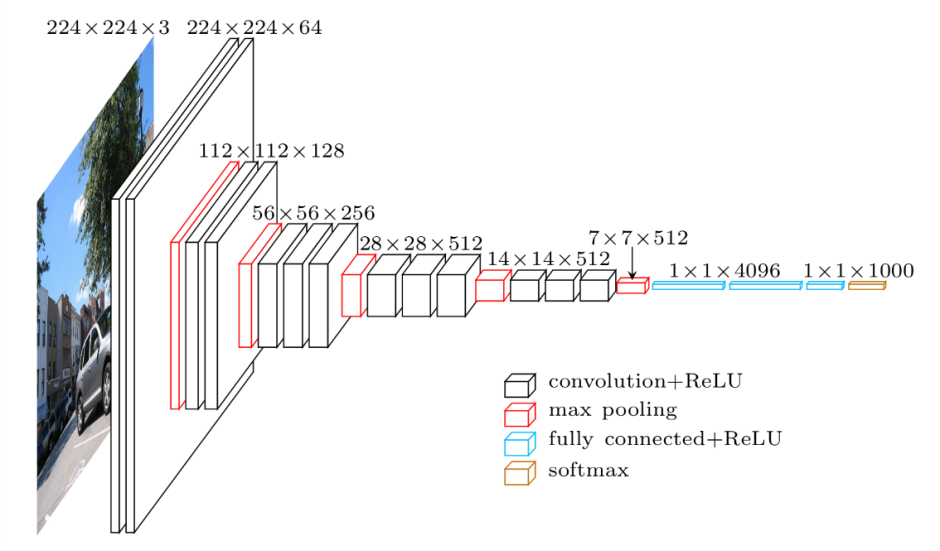
#> input picture Image/cnn.png, 940 x 551 px, found by its file name
$ python code5.py
#> lines starting #> are read from the running program, lines starting #| are printed output that depends on the picture; after the words box and inside, x2 and y2 are one past the last pixel; in counts of white or black regions, pixels touching at a corner belong together
import cv2 as cv

import numpy as np

img = cv.imread("Image/cnn.png")
#> img is the input picture: shape (551, 940, 3); mean B, G, R 240.8, 239.9, 239.7
"""
# blurring

# Averaging
average = cv.blur(img, (7,7))
cv.imshow('Average Blur', average)

# gaussian blur (it appear less bulr then averaging)
gauss = cv.GaussianBlur(img, (7,7), 0)
cv.imshow("GaussianBlur", gauss)

#  Median Blur (it appear less blur then above)
median = cv.medianBlur(img,3)
cv.imshow("Median Blur", median)

# Bilateral (it used more, not tradtiontal)
bilaterial = cv.bilateralFilter(img,10, 35, 25)
cv.imshow("Bilateral Filter",bilaterial) """
"""
blank = np.zeros((400,400), dtype = 'uint8')

rectangle = cv.rectangle(blank.copy(), (30, 30), (370,370), 255, -1)
circle = cv.circle(blank.copy(), (200, 200), 200, 255, -1)
cv.imshow('Rectangle', rectangle)
cv.imshow('Circle', circle)


    # also explain what will happend in .copy removed or what is that doing

# bit wise .append()
bitwise_and = cv.bitwise_and(rectangle ,circle) # intersecting region
cv.imshow('bitwise_and', bitwise_and)

bitwise_or = cv.bitwise_or(rectangle ,circle ) # non intersecting + intersectiong
cv.imshow('bitwise_or', bitwise_or)

bitwise_xor = cv.bitwise_xor(rectangle ,circle ) # non intersectin
cv.imshow('bitwise_xor', bitwise_xor)

bitwise_not = cv.bitwise_not(rectangle ) # invert  colours
cv.imshow('bitwise_not', bitwise_not) """

# masking

blank = np.zeros(img.shape[:2] , dtype='uint8')
# cv.imshow('Blank image',blank)
"""
mask = cv.circle(blank ,( img.shape[1]//2, img.shape[0]//2), 100, 255, -1)
cv.imshow('Mask', mask)

masked = cv.bitwise_and(img, img, mask=mask)
cv.imshow('Masked', masked)

 """


# we can even create any weird shape

circle = cv.circle(blank.copy(),  ( img.shape[1]//2-100, img.shape[0]//2+123), 100, 255, -1)
cv.imshow('Mask_circle', circle)
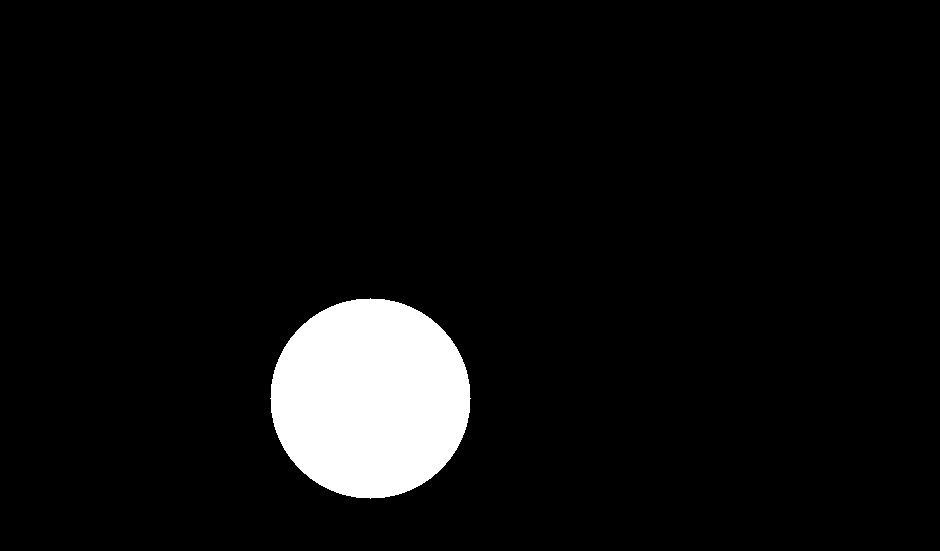
#> window 'Mask_circle': shape (551, 940); 6.1% white; 1 white region, box (x1, y1, x2, y2) and area: (270, 298, 471, 499) 31417

rectangle = cv.rectangle(blank.copy(),(30,39), (380,380) ,225 , -1)
cv.imshow('Mask_rectangle', rectangle)
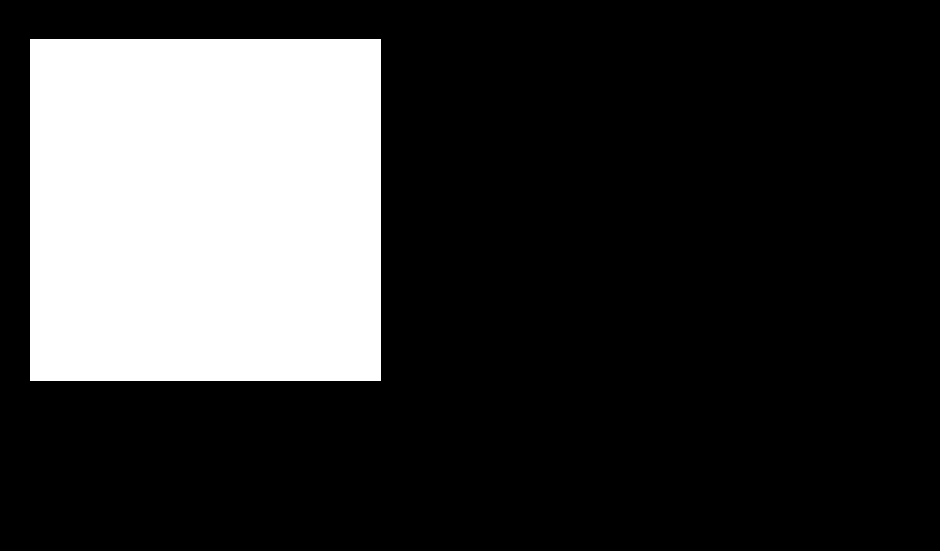
#> window 'Mask_rectangle': shape (551, 940); values 0 (black) and 225 (white), 23.2% white; 1 white region, box (x1, y1, x2, y2) and area: (30, 39, 381, 381) 120042
weird_shape = cv.bitwise_and(circle, rectangle)
cv.imshow('weird_shape', weird_shape)
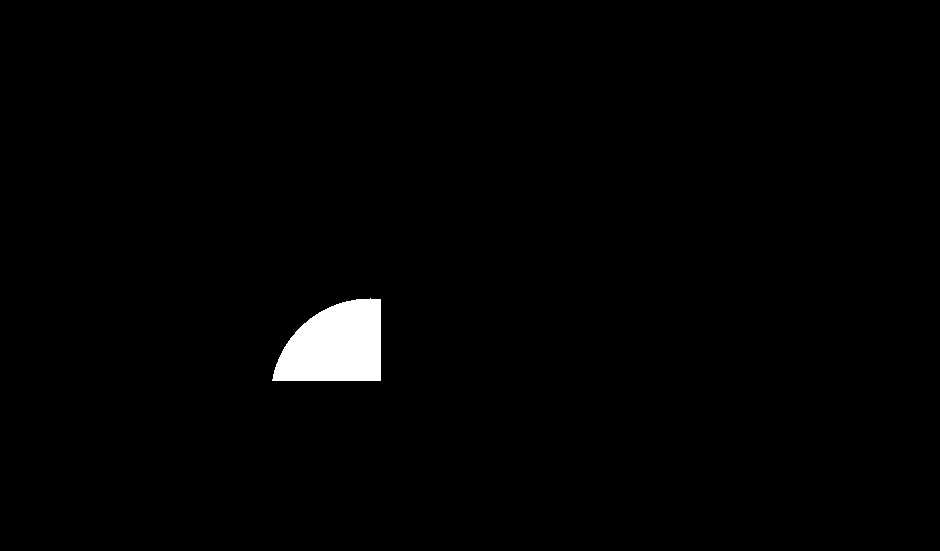
#> window 'weird_shape': shape (551, 940); values 0 (black) and 225 (white), 1.3% white; 1 white region, box (x1, y1, x2, y2) and area: (272, 298, 381, 381) 6977

masked = cv.bitwise_and(img, img, mask = weird_shape)
cv.imshow('Masked Image (weird)', weird_shape)


cv.waitKey(0)

$ run again, with Image/Axon-terminal---parts-of-a-neuron.png copied over Image/cnn.png
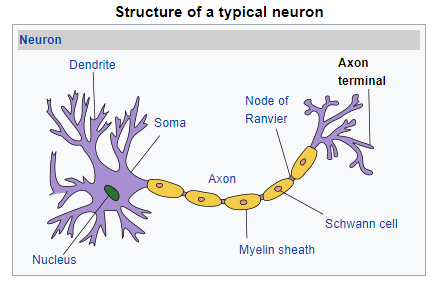
#> input picture Image/Axon-terminal---parts-of-a-neuron.png, 435 x 294 px, found by its file name
#> img is the input picture: shape (294, 435, 3); mean B, G, R 235.6, 232.9, 233.5
#> `cv.imshow('Mask_circle', circle)`:
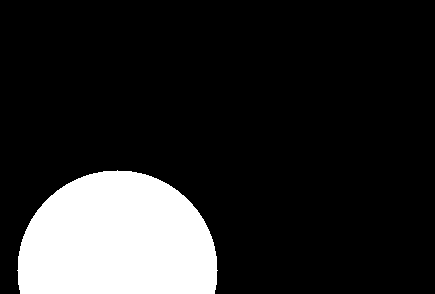
#> window 'Mask_circle': shape (294, 435); 15.9% white; 1 white region, box (x1, y1, x2, y2) and area: (17, 170, 218, 294) 20360
#> `masked = cv.bitwise_and(img, img, mask = weird_shape)`:
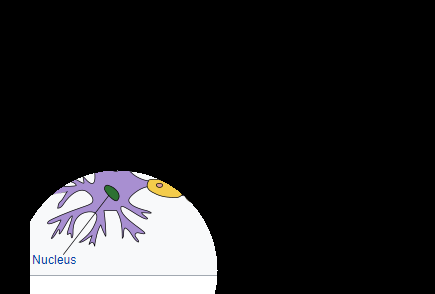
#> masked: shape (294, 435, 3); mean B, G, R 35.6, 34.4, 34.9

$ run again, with Image/LASSOgradient_descent_lasso_regression.png copied over Image/cnn.png
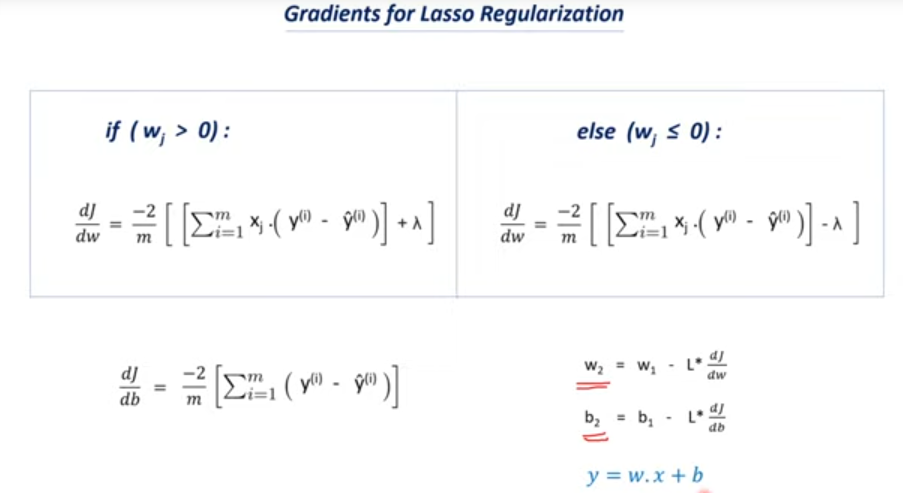
#> input picture Image/LASSOgradient_descent_lasso_regression.png, 1805 x 986 px, found by its file name (shown at 1/2 size)
#> img is the input picture: shape (986, 1805, 3); mean B, G, R 250.7, 250.2, 249.9
#> `cv.imshow('Mask_circle', circle)`:
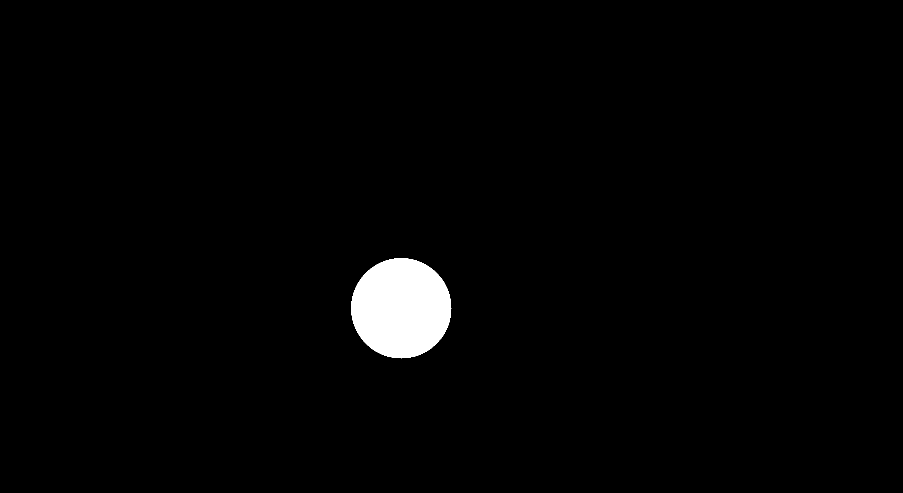
#> window 'Mask_circle': shape (986, 1805) (shown at 1/2 size); 1.8% white; 1 white region, box (x1, y1, x2, y2) and area: (702, 516, 903, 717) 31417
#> `cv.imshow('Mask_rectangle', rectangle)`:
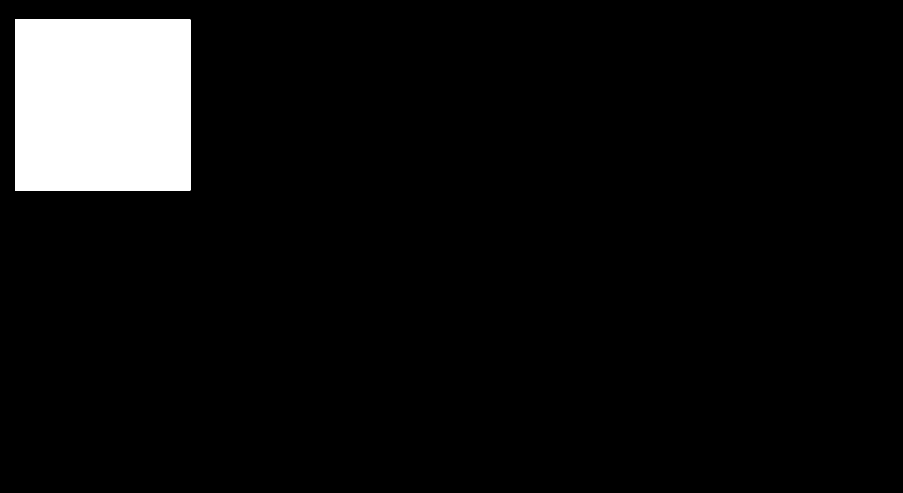
#> window 'Mask_rectangle': shape (986, 1805) (shown at 1/2 size); values 0 (black) and 225 (white), 6.7% white; 1 white region, box (x1, y1, x2, y2) and area: (30, 39, 381, 381) 120042
#> masked: shape (986, 1805, 3); every value is 0
